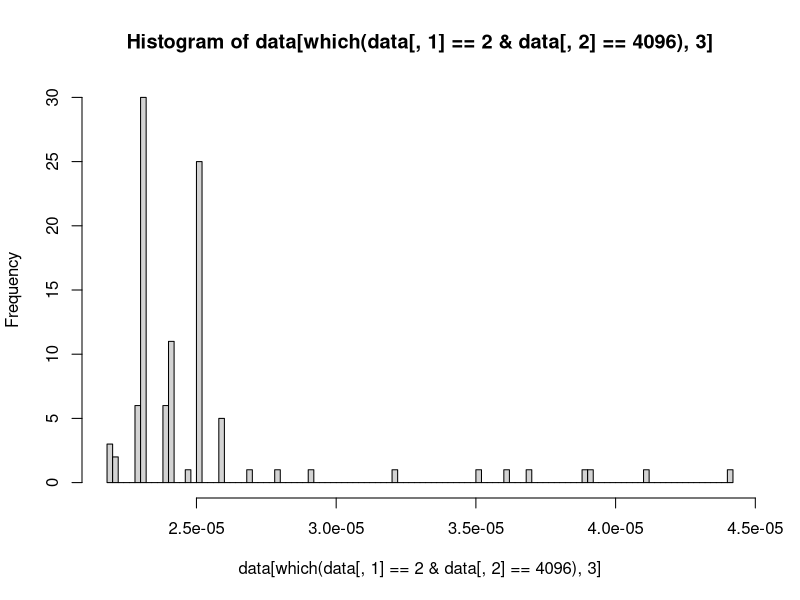
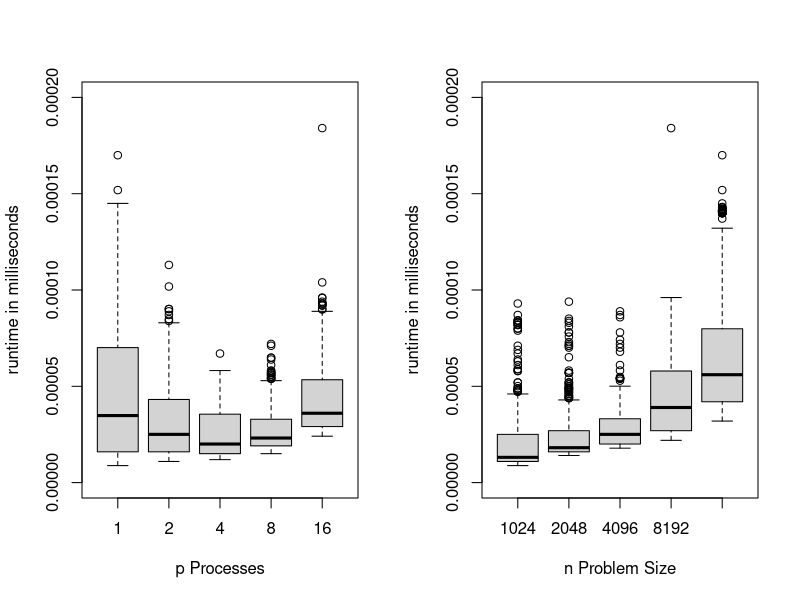
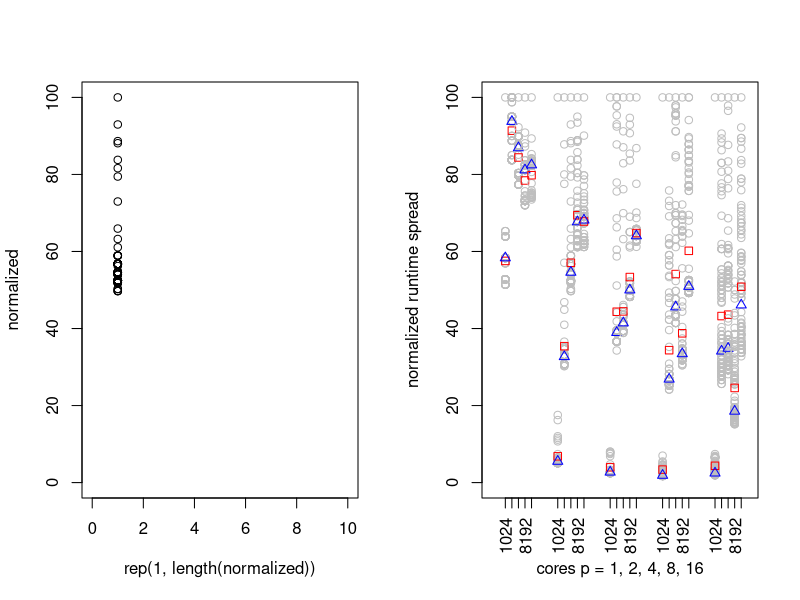

Recreate these plots in R, in order.
#Importing the data
setwd("~/git/ParallelProgrammingReports/topic_3/timing_matrixvector")
data1<-read.csv("slurm-6146121.txt", sep=" ", header=FALSE)
data2<-read.csv("slurm-6146122.txt", sep=" ", header=FALSE)
data4<-read.csv("slurm-6146123.txt", sep=" ", header=FALSE)
data8<-read.csv("slurm-6146124.txt", sep=" ", header=FALSE)
data16<-read.csv("slurm-6146126.txt", sep=" ", header=FALSE)
data1<-matrix(unlist(cbind(rep(1,500), data1)),500,3)
data2<-matrix(unlist(cbind(rep(2,500), data2)),500,3)
data4<-matrix(unlist(cbind(rep(4,500), data4)),500,3)
data8<-matrix(unlist(cbind(rep(8,500), data8)),500,3)
data16<-matrix(unlist(cbind(rep(16,500), data16)),500,3)
data<-rbind(data1, data2)
data<-rbind(data, data4)
data<-rbind(data, data8)
data<-rbind(data, data16)

# create matrix with mean values
mean_mat<-NULL
for(i in c(1, 2, 4, 8, 16)){
  for(j in c(1024, 2048, 4096, 8192, 16384)){
    mean_mat<-c(mean_mat,mean(data[which(data[,1] == i & data[,2] == j), 3])*1000)
  }
}
mean_mat<-matrix(mean_mat, 5, 5, byrow=TRUE)

# create matrix with median values
median_mat<-NULL
for(i in c(1, 2, 4, 8, 16)){
  for(j in c(1024, 2048, 4096, 8192, 16384)){
    median_mat<-c(median_mat,median(data[which(data[,1] == i & data[,2] == j), 3])*1000)
  }
}
median_mat<-matrix(median_mat, 5, 5, byrow=TRUE)

hist(data[which(data[,1] == 2 & data[,2] == 4096),3],nclass=100)

par(mfcol=c(1,2))
#Boxplot runtimes in relation to number of processes
boxplot(data[,3]~data[,1], ylim=c(0,0.0002), xlab='p Processes', ylab='runtime in milliseconds')

#Boxplot runtimes in relation to problem size
boxplot(data[,3]~data[,2], ylim=c(0,0.0002), xlab='n Problem Size', ylab='runtime in milliseconds')


range_value<-range(data[which(data[,1] == 2 & data[,2] == 4096),3])
median(data[which(data[,1] == 2 & data[,2] == 4096),3])*100/range_value[2]
mean(data[which(data[,1] == 2 & data[,2] == 4096),3])*100/range_value[2]
data[which(data[,1] == 2 & data[,2] == 4096),3]*100/range_value[2]
normalized<-data[which(data[,1] == 2 & data[,2] == 4096),3]*100/range_value[2]
plot(rep(1,length(normalized)), normalized,  xlim=c(0,10), ylim=c(0,100))

#spread of time measurements
xpos<-1
xvalues<-c(2,3,4,5,6,10,11,12,13,14,18, 19, 20, 21,22, 26,27,28,29,30, 34, 35,36,37,38)
plot(NULL, xlim=c(0,39), ylim=c(0,100), xaxt="n", xlab="cores p = 1, 2, 4, 8, 16", ylab="normalized runtime spread")
axis(1,at=xvalues,labels=c(rep(c("1024","2048","4096","8192", "16384"),5)), las=2)
for(i in c(1, 2, 4, 8, 16)){
  for(j in c(1024, 2048, 4096, 8192, 16384)){
    range_value<-range(data[which(data[,1] == i & data[,2] == j),3])
    normalized<-data[which(data[,1] == i & data[,2] == j),3]*100/range_value[2]
    points(rep(xvalues[xpos],length(normalized)), normalized,  xlim=c(0,10), ylim=c(0,100), col="grey")
    points(xvalues[xpos], mean(data[which(data[,1] == i & data[,2] == j),3])*100/range_value[2], pch=0, col="red")
    points(xvalues[xpos], median(data[which(data[,1] == i & data[,2] == j), 3])*100/range_value[2], pch=2, col = "blue")
    xpos<-xpos+1
  }
}

